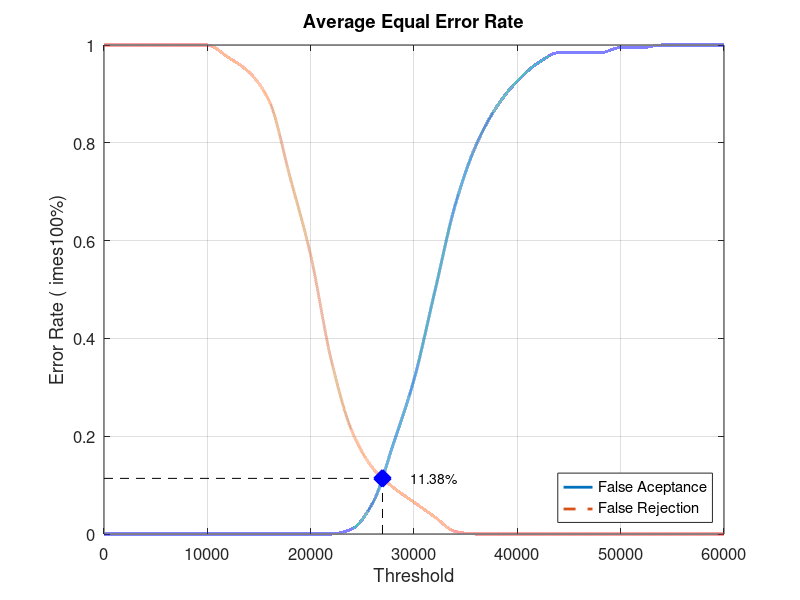
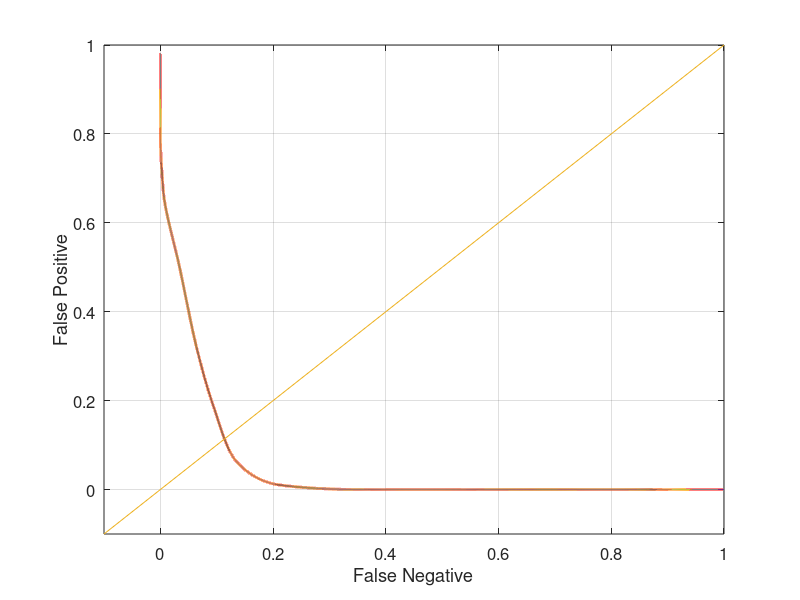

Reproduce these figures in MATLAB, in order.
close all;
clear;
clc;
x = 0:2000:60000;
xq = 0:0.5:60000;

y0 = [0 0 0 0 0 0 0 0 0 0 0 0 0.0105263 0.0631579 0.184211 0.315789 0.494737 0.673684 0.794737 0.873684 0.926316 0.963158 0.984211 0.984211 0.984211 0.994737 0.994737 1 1 1 1]
yy0 = interp1(x, y0, xq, 'pchip');
y1 = [1 1 1 1 1 1 0.975 0.945 0.885 0.73 0.57 0.355 0.21 0.135 0.095 0.065 0.035 0.005 0 0 0 0 0 0 0 0 0 0 0 0 0]
yy1 = interp1(x, y1, xq, 'pchip');

% Calculating EER: 
y2 = abs(y0 - y1);
find(y2 == min(y2))
yy2 = abs(yy0 - yy1);
xEER = find(yy2 == min(yy2));
xEERIndex = xq(xEER) % X-axis EER
yEER = yy0(xEER) % Y-axis EER

main = figure
plot(xq, yy0,'-','LineWidth', 2);	hold on
plot(xq, yy1,'--','LineWidth', 2);	hold on
plot([xEERIndex xEERIndex], [0 yEER], 'k--');	hold on
plot([0 xEERIndex], [yEER yEER], 'k--');	hold on
plot(xEERIndex, yEER, 'bx', 'LineWidth', 10);	hold on
text(xEERIndex + 10 * xEERIndex / 100, yEER, [num2str(round((10000 * yEER)) / 100) '%'])
legend('False Aceptance', 'False Rejection', 'Location', 'SouthEast')
xlabel('Threshold')
ylabel('Error Rate (	imes100%)')
title('Average Equal Error Rate')
set(gca, 'FontSize', 12)
axis([0 60000 0 1])
grid on

print(main, 'Database4_1Main', '-dpng');
FNRxFPR = figure('Color', [1 1 1]);
plot(yy1, yy0, '-', yy1, yy0, 'LineWidth', 2);
hold on
y = -0.1:0.1:1
plot(y, y); 
set(gca, 'FontSize', 12)
xlabel('False Negative')
ylabel('False Positive')
axis([-0.1 1 -0.1 1])
set(gca, 'FontSize', 12)
grid on

print(FNRxFPR, 'Database4_1FNRxFPR','-dpng');
